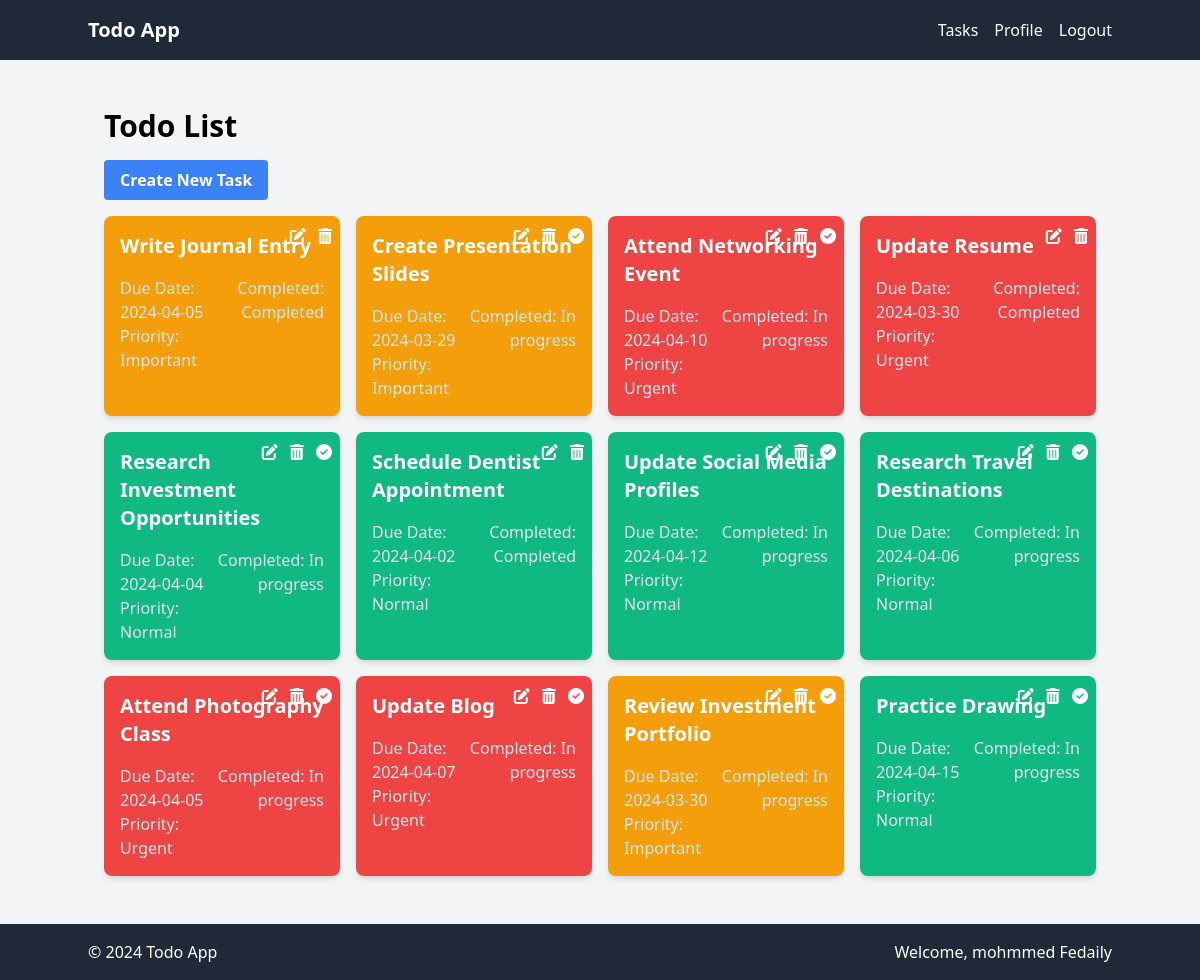
/ (signed in), run on the app's committed database.
### tables this page shows
CREATE TABLE `tdl_task` (
  `task_id` int(11) NOT NULL,
  `title` varchar(255) DEFAULT NULL,
  `description` text DEFAULT NULL,
  `dueto` date DEFAULT NULL,
  `completed` tinyint(1) DEFAULT NULL,
  `priority_id` int(11) DEFAULT NULL,
  `user_id` int(11) DEFAULT NULL
);

CREATE TABLE `tdl_priority` (
  `priority_id` int(11) NOT NULL,
  `name` varchar(255) DEFAULT NULL
);

### App/DbConnection/Db.php (called while the page is built, shortened)
<?php
final class Db
{
    private $DB;
    public function __construct()
    {
      $this->config = __DIR__ . '/../../config/database.php';
      try {
        $dsn = "mysql:host=" . DB_HOST . ";dbname=" . DB_NAME;
        $this->DB = new PDO($dsn, DB_USER, DB_PWD, array(PDO::ATTR_ERRMODE => PDO::ERRMODE_EXCEPTION));
      } catch (PDOException $error) {
        echo "Erreur de connexion à la Base de Données : " . $error->getMessage();
      }
    }
    public function getDB(): PDO
    {
      return $this->DB;
    }
  }

### App/Repositories/TaskRepository.php (called while the page is built, shortened)
<?php
class TaskRepository
{
    private $db;
    public function __construct()
    {
      $database = new Db;
      $this->db = $database->getDB();
      }
    public function getTasksByUserId($user_id)
    {
        try {
            $sql = "SELECT * FROM tdl_task WHERE user_id = ?";
            $stmt = $this->db->prepare($sql);
            $stmt->execute([$user_id]);
            return $stmt->fetchAll(PDO::FETCH_CLASS, 'App\Models\Task');
        } catch (\PDOException $e) {
            echo "Error: " . $e->getMessage();
            return [];
        }
    }
}

### autoload.php (called while the page is built, shortened)
<?php
spl_autoload_register(function ($className) {
  $fileName = str_replace('\\', '/', $className) . '.php';
  $filePath = __DIR__ . '/' . $fileName;
});

### App/Models/Task.php (called while the page is built, shortened)
<?php
class Task
{
    private $task_id;
    private $title;
    private $dueto;
    private $completed;
    private $priority_id;
    public function getTask_id()
    {
        return $this->task_id;
    }
    public function getTitle()
    {
        return $this->title;
    }
    public function getDueto()
    {
        return $this->dueto;
    }
    public function getCompleted()
    {
        return $this->completed;
    }
    public function getPriority_id()
    {
        return $this->priority_id;
    }
}

### App/Repositories/PriorityRepository.php (called while the page is built, shortened)
<?php
class PriorityRepository
{
    private $db;
    public function __construct()
    {
        $database = new Db;
        $this->db = $database->getDB();
    }
    public function getPriorityNameById($priority_id)
{
    $sql = "SELECT name FROM tdl_priority WHERE priority_id = :priority_id";
    $stmt = $this->db->prepare($sql);
    $stmt->bindParam(':priority_id', $priority_id);
    $stmt->execute();
    $result = $stmt->fetch(PDO::FETCH_ASSOC);
    return $result ? $result['name'] : '';
}
}

### App/Views/task.php (the view, shortened to what this page needs)
<?php
function priorityColorClass($priorityId)
{
    switch ($priorityId) {
        case 3:
            return "bg-red-500 text-white";
        case 1:
            return "bg-yellow-500 text-white";
        case 2:
            return "bg-green-500 text-white";
    }
}
if (isset($_SESSION["user"])) {
    $user_id = $_SESSION["user"]["user_id"];
    $tasksRepo = new TaskRepository();
    $priorityRepository = new PriorityRepository();
    $tasks = $tasksRepo->getTasksByUserId($user_id);
}
?>
<!DOCTYPE html>
<html lang="en">
<head>
    <link href="https://cdn.jsdelivr.net/npm/tailwindcss@2.2.19/dist/tailwind.min.css" rel="stylesheet">
</head>
<body class="bg-gray-100">
<div class="container mx-auto p-4">
    <h1 class="text-3xl font-bold mb-4">Todo List</h1>
    <button type="button" class="bg-blue-500 hover:bg-blue-700 text-white font-bold py-2 px-4 rounded mb-4" data-modal-toggle="create-task-modal">
        Create New Task
    </button>
    <ul class="grid grid-cols-1 sm:grid-cols-2 md:grid-cols-3 lg:grid-cols-4 gap-4">
    <?php foreach ($tasks as $task): ?>
        <li class="rounded-lg shadow-md p-4 relative <?php echo priorityColorClass(
            $task->getPriority_id()
        ); ?>">
            <div class="absolute top-0 right-0 mr-2 mt-2">
                <a href="/cours/Brief-Todolist/task/edit/<?php echo $task->getTask_id(); ?>" class="text-white hover:text-gray-300"><i class="fas fa-edit"></i></a>
                <a href="/cours/Brief-Todolist/task/delete/<?php echo $task->getTask_id(); ?>" class="text-white hover:text-gray-300 ml-2"><i class="fas fa-trash-alt"></i></a>
                <?php if (!$task->getCompleted()): ?>
                    <a href="/cours/Brief-Todolist/task/complete/<?php echo $task->getTask_id(); ?>" class="text-white hover:text-gray-300 ml-2" onclick="return confirm('Are you sure you want to mark this task as completed?')">
                        <i class="fas fa-check-circle"></i>
                    </a>
                <?php endif; ?>
            </div>
            <h3 class="text-xl font-semibold mb-2 text-white"><?php echo $task->getTitle(); ?></h3>
            <div class="flex justify-between mt-4">
                <div>
                    <p class="text-gray-200">Due Date: <?php echo $task->getDueto(); ?></p>
                    <p class="text-gray-200">Priority: <?php echo $priorityRepository->getPriorityNameById(
                        $task->getPriority_id()
                    ); ?></p>
                </div>
                <div class="text-right">
                    <p class="text-gray-200">Completed: <?php echo $task->getCompleted()
                        ? "Completed"
                        : "In progress"; ?></p>
                </div>
            </div>
        </li>
    <?php endforeach; ?>
</ul>
</div>
</body>
</html>

### public/includes/header.php (shortened to what this page needs)
<?php
$loggedIn = isset($_SESSION['user']);
$userName = $loggedIn ? $_SESSION['user']['first_name'] . ' ' . $_SESSION['user']['last_name'] : '';
?>
<!DOCTYPE html>
<html lang="en">
<head>
    <link rel="stylesheet" href="/cours/Brief-Todolist/App/Views/css/style.css">
    <link href="https://cdn.jsdelivr.net/npm/tailwindcss@2.2.19/dist/tailwind.min.css" rel="stylesheet">
</head>
<body>
    <header class="bg-gray-800 text-white py-4">
        <div class="container mx-auto flex justify-between items-center">
            <a href="/cours/Brief-Todolist" class="text-xl font-bold">Todo App</a>
            <nav>
                <ul class="flex space-x-4">
                    <li><a href="/cours/Brief-Todolist/task" class="hover:text-gray-300">Tasks</a></li>
                    <?php if ($loggedIn): ?>
                        <li><a href="/cours/Brief-Todolist/profile" class="hover:text-gray-300">Profile</a></li>
                        <li><a href="/cours/Brief-Todolist/logout" class="hover:text-gray-300">Logout</a></li>
                    <?php else: ?>
                        <li><a href="/cours/Brief-Todolist/login" class="hover:text-gray-300">Login</a></li>
                        <li><a href="/cours/Brief-Todolist/register" class="hover:text-gray-300">Register</a></li>
                    <?php endif; ?>
                </ul>
            </nav>
        </div>
    </header>
    <main class="container mx-auto py-8">

### public/index.php (shortened to what this page needs)
<?php
 include 'includes/header.php';
 ?>
<div class="content-wrapper">
    <?php
    $route = str_replace('/cours/Brief-Todolist/', '', $_SERVER['REQUEST_URI']);
    switch ($route) {
        default:
            include __DIR__ . '../../App/Views/task.php';
            break;
    }
    ?>
</div>
<?php include 'includes/footer.php'; ?>

### public/includes/footer.php
</main>
    <footer class="bg-gray-800 text-white py-4">
        <div class="container mx-auto flex justify-between items-center">
            <p>&copy; <?php echo date('Y'); ?> Todo App</p>
            <?php if ($loggedIn): ?>
                <p>Welcome, <?php echo $userName; ?></p>
            <?php endif; ?>
        </div>
    </footer>
</body>
</html>

### data on the page
tdl_task: title "Write Journal Entry", dueto "2024-04-05", priority.name "Important", completed "Completed"
tdl_task: title "Create Presentation Slides", dueto "2024-03-29", priority.name "Important", completed "In progress"
tdl_task: title "Attend Networking Event", dueto "2024-04-10", priority.name "Urgent", completed "In progress"
tdl_task: title "Update Resume", dueto "2024-03-30", priority.name "Urgent", completed "Completed"
tdl_task: title "Research Investment Opportunities", dueto "2024-04-04", priority.name "Normal", completed "In progress"
tdl_task: title "Schedule Dentist Appointment", dueto "2024-04-02", priority.name "Normal", completed "Completed"
tdl_task: title "Update Social Media Profiles", dueto "2024-04-12", priority.name "Normal", completed "In progress"
tdl_task: title "Research Travel Destinations", dueto "2024-04-06", priority.name "Normal", completed "In progress"
tdl_task: title "Attend Photography Class", dueto "2024-04-05", priority.name "Urgent", completed "In progress"
tdl_task: title "Update Blog", dueto "2024-04-07", priority.name "Urgent", completed "In progress"
tdl_task: title "Review Investment Portfolio", dueto "2024-03-30", priority.name "Important", completed "In progress"
tdl_task: title "Practice Drawing", dueto "2024-04-15", priority.name "Normal", completed "In progress"

### other printed values
$userName "mohmmed Fedaily"
